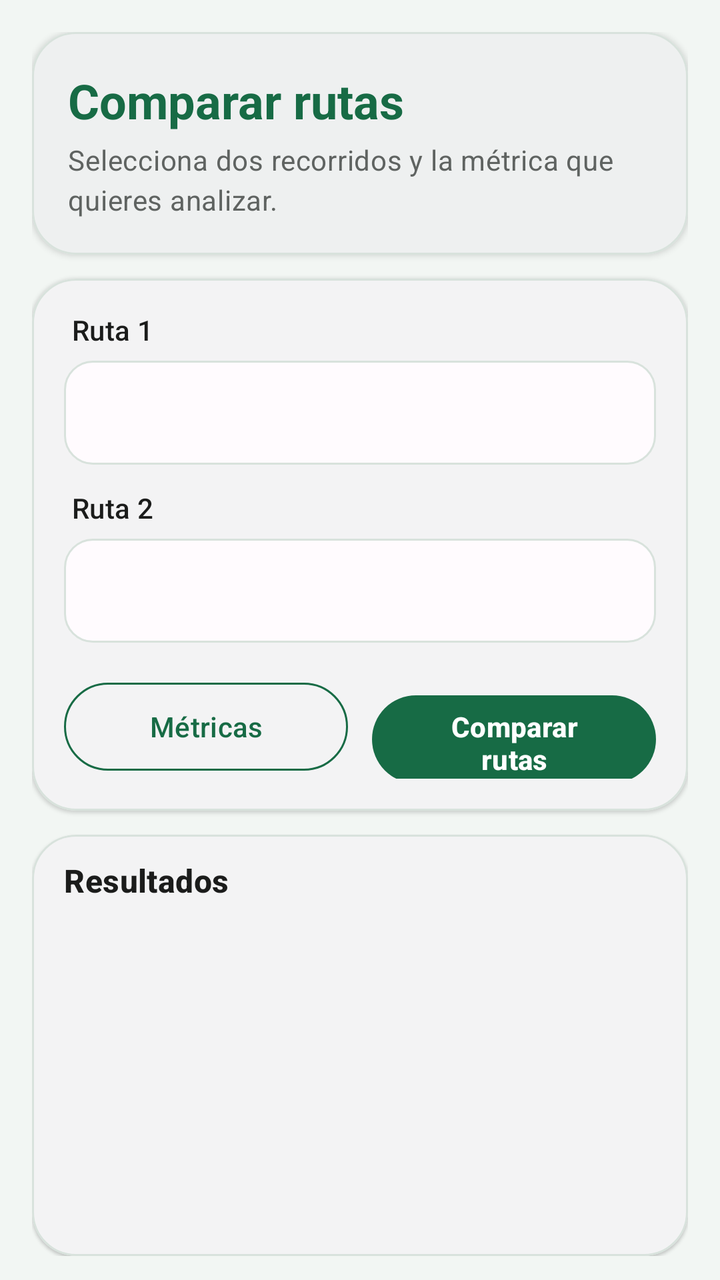
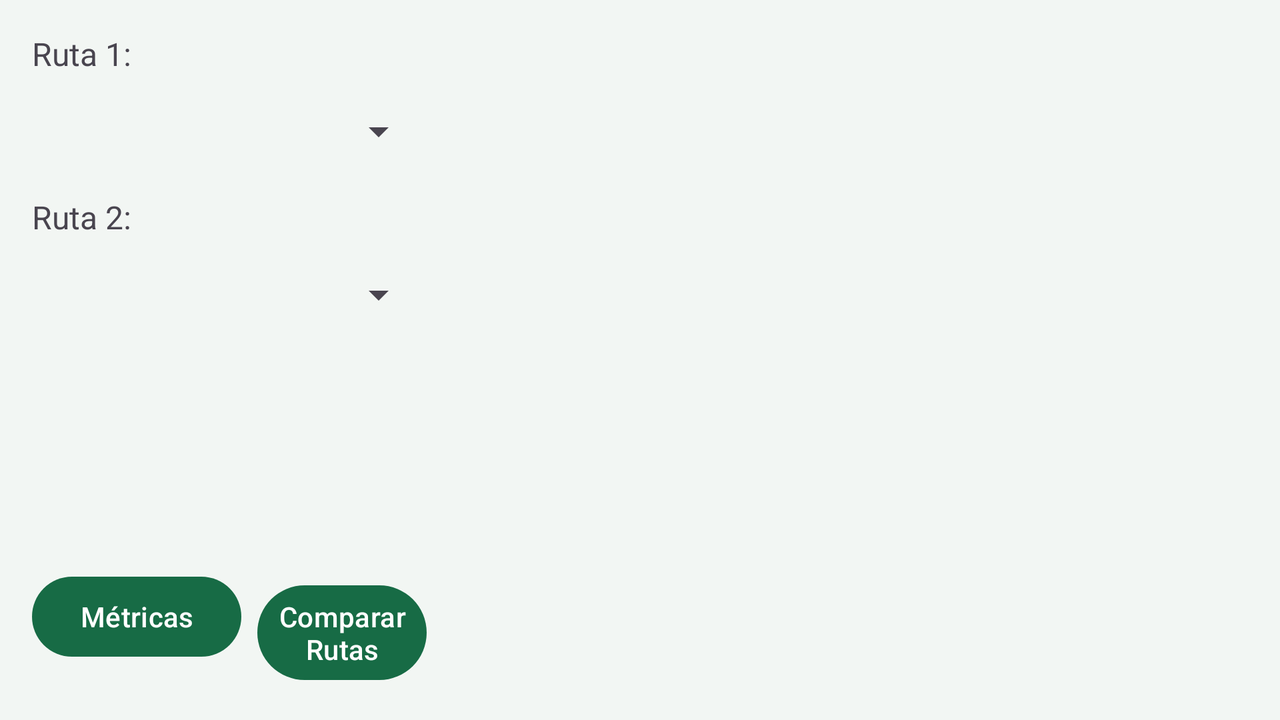

One screen, two layout resources from the same app: the default and the repository's alternative for another configuration. Each is rendered where Android would select it; the XML of both is given below.
<!-- AndroidManifest.xml: application theme Theme.Gpxeditor -->
<!-- res/layout/fragment_compare.xml -->
<?xml version="1.0" encoding="utf-8"?>
<LinearLayout xmlns:android="http://schemas.android.com/apk/res/android"
    xmlns:app="http://schemas.android.com/apk/res-auto"
    android:layout_width="match_parent"
    android:layout_height="match_parent"
    android:background="@color/naturutas_background"
    android:orientation="vertical"
    android:paddingStart="16dp"
    android:paddingTop="16dp"
    android:paddingEnd="16dp"
    android:paddingBottom="12dp">

    <com.google.android.material.card.MaterialCardView
        android:layout_width="match_parent"
        android:layout_height="wrap_content"
        android:layout_marginBottom="12dp"
        app:cardBackgroundColor="@color/naturutas_surface"
        app:cardCornerRadius="22dp"
        app:cardElevation="2dp"
        app:strokeColor="@color/naturutas_outline"
        app:strokeWidth="1dp">

        <LinearLayout
            android:layout_width="match_parent"
            android:layout_height="wrap_content"
            android:orientation="vertical"
            android:padding="18dp">

            <TextView
                android:layout_width="wrap_content"
                android:layout_height="wrap_content"
                android:text="Comparar rutas"
                android:textAppearance="@style/TextAppearance.Material3.HeadlineSmall"
                android:textColor="@color/naturutas_primary"
                android:textStyle="bold" />

            <TextView
                android:layout_width="match_parent"
                android:layout_height="wrap_content"
                android:layout_marginTop="4dp"
                android:text="Selecciona dos recorridos y la métrica que quieres analizar."
                android:textAppearance="@style/TextAppearance.Material3.BodyMedium"
                android:textColor="@color/naturutas_secondary_text" />
        </LinearLayout>
    </com.google.android.material.card.MaterialCardView>

    <com.google.android.material.card.MaterialCardView
        android:layout_width="match_parent"
        android:layout_height="wrap_content"
        android:layout_marginBottom="12dp"
        app:cardBackgroundColor="@color/naturutas_surface"
        app:cardCornerRadius="22dp"
        app:cardElevation="1dp"
        app:strokeColor="@color/naturutas_outline"
        app:strokeWidth="1dp">

        <LinearLayout
            android:layout_width="match_parent"
            android:layout_height="wrap_content"
            android:orientation="vertical"
            android:padding="16dp">

            <TextView
                android:layout_width="wrap_content"
                android:layout_height="wrap_content"
                android:layout_marginStart="4dp"
                android:layout_marginBottom="6dp"
                android:text="Ruta 1"
                android:textAppearance="@style/TextAppearance.Material3.LabelLarge"
                android:textColor="@color/naturutas_on_surface" />

            <Spinner
                android:id="@+id/route1Spinner"
                android:layout_width="match_parent"
                android:layout_height="52dp"
                android:background="@drawable/bg_naturutas_input"
                android:minHeight="48dp"
                android:popupBackground="@color/naturutas_surface" />

            <TextView
                android:layout_width="wrap_content"
                android:layout_height="wrap_content"
                android:layout_marginStart="4dp"
                android:layout_marginTop="12dp"
                android:layout_marginBottom="6dp"
                android:text="Ruta 2"
                android:textAppearance="@style/TextAppearance.Material3.LabelLarge"
                android:textColor="@color/naturutas_on_surface" />

            <Spinner
                android:id="@+id/route2Spinner"
                android:layout_width="match_parent"
                android:layout_height="52dp"
                android:background="@drawable/bg_naturutas_input"
                android:minHeight="48dp"
                android:popupBackground="@color/naturutas_surface" />

            <LinearLayout
                android:layout_width="match_parent"
                android:layout_height="wrap_content"
                android:layout_marginTop="16dp"
                android:orientation="horizontal">

                <com.google.android.material.button.MaterialButton
                    android:id="@+id/metricsButton"
                    style="@style/Widget.Material3.Button.OutlinedButton"
                    android:layout_width="0dp"
                    android:layout_height="52dp"
                    android:layout_marginEnd="6dp"
                    android:layout_weight="1"
                    android:minWidth="0dp"
                    android:text="Métricas"
                    android:textAllCaps="false"
                    android:textColor="@color/naturutas_primary"
                    app:cornerRadius="24dp"
                    app:strokeColor="@color/naturutas_primary" />

                <com.google.android.material.button.MaterialButton
                    android:id="@+id/compareButton"
                    android:layout_width="0dp"
                    android:layout_height="52dp"
                    android:layout_marginStart="6dp"
                    android:layout_weight="1"
                    android:minWidth="0dp"
                    android:text="Comparar rutas"
                    android:textAllCaps="false"
                    android:textStyle="bold"
                    app:backgroundTint="@color/naturutas_primary"
                    app:cornerRadius="24dp" />
            </LinearLayout>
        </LinearLayout>
    </com.google.android.material.card.MaterialCardView>

    <com.google.android.material.card.MaterialCardView
        android:layout_width="match_parent"
        android:layout_height="0dp"
        android:layout_weight="1"
        app:cardBackgroundColor="@color/naturutas_surface"
        app:cardCornerRadius="22dp"
        app:cardElevation="1dp"
        app:strokeColor="@color/naturutas_outline"
        app:strokeWidth="1dp">

        <LinearLayout
            android:layout_width="match_parent"
            android:layout_height="match_parent"
            android:orientation="vertical"
            android:paddingStart="12dp"
            android:paddingTop="12dp"
            android:paddingEnd="12dp"
            android:paddingBottom="6dp">

            <TextView
                android:layout_width="wrap_content"
                android:layout_height="wrap_content"
                android:layout_marginStart="4dp"
                android:text="Resultados"
                android:textAppearance="@style/TextAppearance.Material3.TitleMedium"
                android:textColor="@color/naturutas_on_surface"
                android:textStyle="bold" />

            <LinearLayout
                android:id="@+id/graphicLayout"
                android:layout_width="match_parent"
                android:layout_height="0dp"
                android:layout_marginTop="4dp"
                android:layout_weight="1"
                android:orientation="vertical" />
        </LinearLayout>
    </com.google.android.material.card.MaterialCardView>

</LinearLayout>
<!-- resources referenced by this layout -->
<resources>
  <color name="naturutas_background">#F2F6F3</color>
  <color name="naturutas_on_surface">#1B1C1B</color>
  <color name="naturutas_outline">#D8E2DC</color>
  <color name="naturutas_primary">#176B45</color>
  <color name="naturutas_secondary_text">#5F6361</color>
  <color name="naturutas_surface">#FFFBFE</color>
  <!-- drawable bg_naturutas_input (drawable) -->
  <?xml version="1.0" encoding="utf-8"?>
  <shape xmlns:android="http://schemas.android.com/apk/res/android"
      android:shape="rectangle">
      <solid android:color="@color/naturutas_surface" />
      <stroke
          android:width="1dp"
          android:color="@color/naturutas_outline" />
      <corners android:radius="14dp" />
      <padding
          android:left="12dp"
          android:top="4dp"
          android:right="12dp"
          android:bottom="4dp" />
  </shape>
  <style name="Theme.Gpxeditor" parent="Base.Theme.Gpxeditor" />
  <style name="Base.Theme.Gpxeditor" parent="Theme.Material3.DayNight.NoActionBar">
          <item name="colorPrimary">@color/naturutas_primary</item>
          <item name="colorOnPrimary">@color/naturutas_on_primary</item>
          <item name="colorSurface">@color/naturutas_surface</item>
          <item name="colorOnSurface">@color/naturutas_on_surface</item>
          <item name="android:colorBackground">@color/naturutas_background</item>
          <item name="colorOutline">@color/naturutas_outline</item>
          <item name="android:statusBarColor">@color/naturutas_surface</item>
          <item name="android:navigationBarColor">@color/naturutas_surface</item>
          <item name="android:windowLightStatusBar">true</item>
          <item name="android:windowLightNavigationBar">true</item>
      </style>
  <color name="naturutas_on_primary">#FFFFFFFF</color>
</resources>
<!-- res/layout-land/fragment_compare.xml (the repository's variant of the layout above) -->
<!-- drawn on the phone turned sideways -->
<?xml version="1.0" encoding="utf-8"?>
<LinearLayout xmlns:android="http://schemas.android.com/apk/res/android"
    android:layout_width="match_parent"
    android:layout_height="match_parent"
    android:orientation="horizontal"
    android:padding="16dp">

    <LinearLayout
        android:layout_width="0dp"
        android:layout_height="match_parent"
        android:layout_weight="1"
        android:orientation="vertical">

        <TextView
            android:layout_width="wrap_content"
            android:layout_height="wrap_content"
            android:text="Ruta 1:"
            android:textSize="16sp"
            android:layout_marginBottom="4dp" />

        <Spinner
            android:id="@+id/route1Spinner"
            android:layout_width="match_parent"
            android:layout_height="wrap_content"
            android:layout_marginBottom="8dp"
            android:minHeight="48dp" />

        <TextView
            android:layout_width="wrap_content"
            android:layout_height="wrap_content"
            android:text="Ruta 2:"
            android:textSize="16sp"
            android:layout_marginBottom="4dp" />

        <Spinner
            android:id="@+id/route2Spinner"
            android:layout_width="match_parent"
            android:layout_height="wrap_content"
            android:layout_marginBottom="16dp"
            android:minHeight="48dp" />

        <LinearLayout
            android:id="@+id/buttonsLayout"
            android:layout_width="match_parent"
            android:layout_height="0dp"
            android:layout_weight="1"
            android:orientation="horizontal"
            android:gravity="bottom">

            <Button
                android:id="@+id/metricsButton"
                android:layout_width="wrap_content"
                android:layout_height="wrap_content"
                android:text="Métricas"
                android:minHeight="48dp"
                android:minWidth="88dp"
                android:layout_marginEnd="8dp" />

            <Button
                android:id="@+id/compareButton"
                android:layout_width="wrap_content"
                android:layout_height="wrap_content"
                android:text="Comparar Rutas"
                android:minHeight="48dp"
                android:paddingStart="8dp"
                android:paddingEnd="8dp"
                android:textAllCaps="false" />
        </LinearLayout>
    </LinearLayout>

    <LinearLayout
        android:id="@+id/graphicLayout"
        android:layout_width="0dp"
        android:layout_height="wrap_content"
        android:layout_weight="2"
        android:orientation="vertical"
        android:layout_marginStart="16dp"
        android:padding="5dp"
        android:layout_marginTop="5dp">

    </LinearLayout>

</LinearLayout>
<!-- resources referenced by the variant -->
<!-- as the phone turned sideways resolves them -->
<resources>
  <style name="Theme.Gpxeditor" parent="Base.Theme.Gpxeditor" />
  <style name="Base.Theme.Gpxeditor" parent="Theme.Material3.DayNight.NoActionBar">
          <item name="colorPrimary">@color/naturutas_primary</item>
          <item name="colorOnPrimary">@color/naturutas_on_primary</item>
          <item name="colorSurface">@color/naturutas_surface</item>
          <item name="colorOnSurface">@color/naturutas_on_surface</item>
          <item name="android:colorBackground">@color/naturutas_background</item>
          <item name="colorOutline">@color/naturutas_outline</item>
          <item name="android:statusBarColor">@color/naturutas_surface</item>
          <item name="android:navigationBarColor">@color/naturutas_surface</item>
          <item name="android:windowLightStatusBar">true</item>
          <item name="android:windowLightNavigationBar">true</item>
      </style>
  <color name="naturutas_primary">#176B45</color>
  <color name="naturutas_on_primary">#FFFFFFFF</color>
  <color name="naturutas_surface">#FFFBFE</color>
  <color name="naturutas_on_surface">#1B1C1B</color>
  <color name="naturutas_background">#F2F6F3</color>
  <color name="naturutas_outline">#D8E2DC</color>
</resources>
